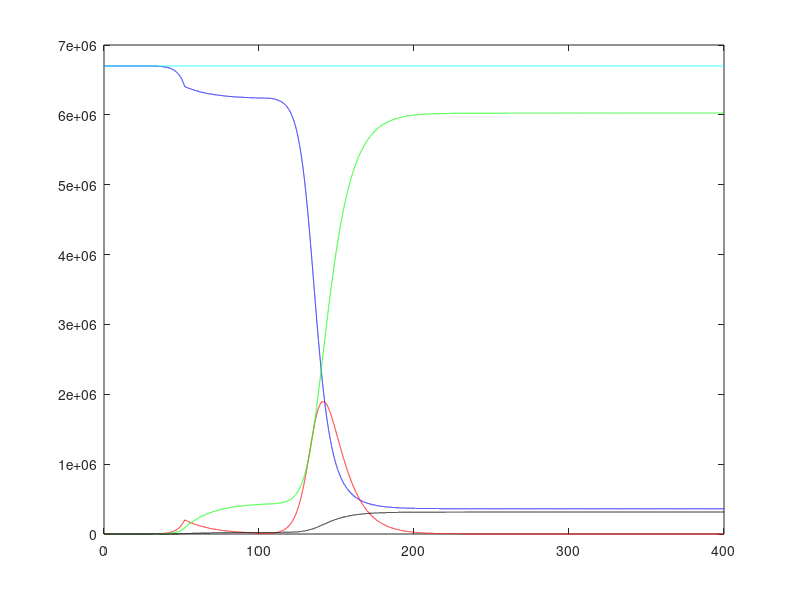

MATLAB code for this plot:
clear all;

N = 6.7*10^6; %population
Ri = 3.41; % le r0 de l'épidémie
Ti = 10; %temps de guérison
Mi = 0.052; %taux de mortalité

%conditions initiales pour S, I, R
S0 = (N-1)/N;
I0 = (1)/N;
R0 = (0)/N;
M0 = (0)/N;

X = [S0, I0, R0, M0];

%%% X'(t) = f(X) %%%
alpha = Ri/Ti;
beta = 1/Ti;
delta = Mi/Ti;
f = @(X) [-alpha*X(1)*X(2), alpha*X(1)*X(2) - (beta+delta)*X(2) , beta*X(2), delta*X(2)];
bool_confinement = 0;
debut_conf = 0;

%%%%%
T = 400; %temps
h = 0.01; %%pas de temps

for i=1:T/h,
    
    %55 jours de confinement à partir de 3%
    if (X(2) > 0.03 && bool_confinement == 0) %%déclenchement confinement
        %dimunition du R0%
        Ri = 0.52;
        alpha = Ri/Ti;
        f = @(X) [-alpha*X(1)*X(2), alpha*X(1)*X(2) - (beta+delta)*X(2) , beta*X(2), delta*X(2)];
        bool_confinement = 1;
        debut_conf = i;
    elseif (i > debut_conf + 55/h && bool_confinement == 1) %%arrêt confinement
        %augmentation du R0%
        Ri = 3.41;
        alpha = Ri/Ti;
        f = @(X) [-alpha*X(1)*X(2), alpha*X(1)*X(2) - (beta+delta)*X(2) , beta*X(2), delta*X(2)];
        bool_confinement = 2;
    end
    %%%%%%%%%%
    k = X + h*f(X);
    X = X + h*(f(X)+f(k))/2;
    
    %%%%%%%%%%
    S(i) = X(1);
    I(i) = X(2);
    R(i) = X(3);
    M(i) = X(4);
    t(i) = i*h;
end

figure('Name','Epidemie avec confinement');
clf;
plot(t, N*S, 'b');
hold on;
plot(t, N*I, 'r');
plot (t, N*R, 'g');
plot (t, N*M, 'k');
plot (t, N*(S+I+R+M), 'c');